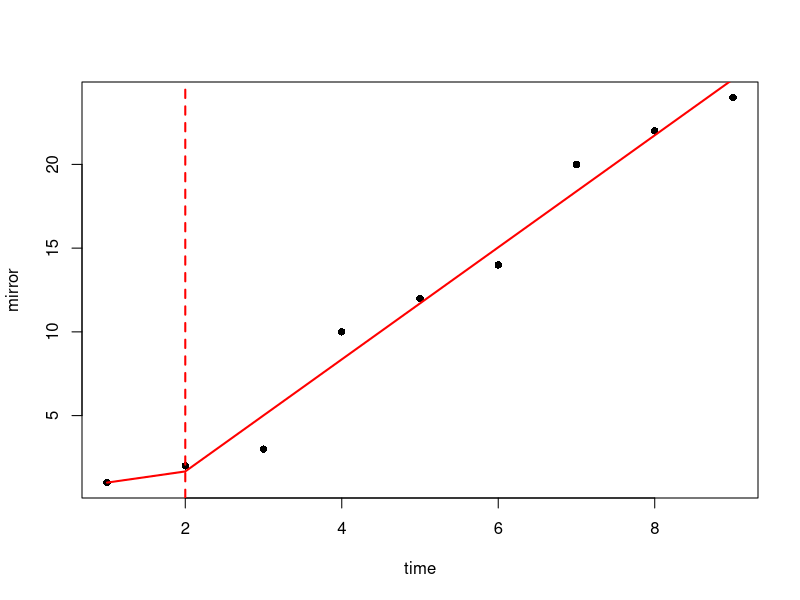

The R source for this figure: (Note: this script raises an error after producing the figure.)
find_slope_changepoint_with_plot <- function(y, doplot = TRUE) {
  tmax <- length(y)
  x <- 1:tmax
  best_cp <- NULL
  min_loss <- Inf
  best_coefs <- NULL
  
  for (cp in 2:(tmax - 1)) {
    # Construct design matrix based on the given model
    X <- cbind(1, (x - cp), (x > cp) * (x - cp))
    
    # Fit the model using least squares
    fit <- lm(y ~ X - 1)  # "-1" removes intercept as it's already in design matrix
    
    # Get the coefficients and ensure beta_L != beta_R
    coef_fit <- coef(fit)
    alpha_hat <- coef_fit[1]
    beta_L_hat <- coef_fit[2]
    beta_R_hat <- coef_fit[3] + beta_L_hat  # Adjust for slope change
    
    if (beta_L_hat != beta_R_hat) {
      # Calculate sum of squared residuals
      fitted_values <- alpha_hat + beta_L_hat * (x - cp) + (beta_R_hat - beta_L_hat) * (x - cp) * (x > cp)
      loss <- sum((y - fitted_values)^2)
      
      # Update best changepoint if this loss is the minimum
      if (loss < min_loss) {
        min_loss <- loss
        best_cp <- cp
        best_coefs <- c(alpha = alpha_hat, beta_L = beta_L_hat, beta_R = beta_R_hat)
      }
    }
  }
  
  best_coefs
  # Generate fitted values using the best coefficients
  if (!is.null(best_coefs)) {
    fitted_y <- best_coefs["alpha.X1"] + best_coefs["beta_L.X2"] * (x - best_cp) + 
      (best_coefs["beta_R.X3"] - best_coefs["beta_L.X2"]) * (x - best_cp) * (x > best_cp)
  } else {
    fitted_y <- rep(NA, tmax)  # Return NA values if no changepoint was found
  }
  
  # Plot the results if doplot is TRUE
  if (doplot && !is.null(best_cp)) {
    plot(x, y, pch = 16, col = "black", main = "", xlab = "time", ylab = "mirror")
    lines(x, fitted_y, col = "red", lwd = 2)
    abline(v = best_cp, col = "red", lwd = 2, lty = 2)
    abline(v = tstar, col = "black", lwd = 2, lty = 2)
    legend("topleft", legend = c("Data", "Fitted Line l2", "Estimated_CP l2"),
           col = c("black", "red", "red"), pch = c(16, NA, NA), lty = c(NA, 1, 2), lwd = 2)
  }
  
  # Return results
  return(list(changepoint = best_cp, coefficients = best_coefs , error = (best_cp- tstar)/tmax   ))
}

# Example usage with plotting
y <- c(1, 2, 3, 10, 12, 14, 20, 22, 24)
result_with_plot <- find_slope_changepoint_with_plot(y, doplot = TRUE)
print(result_with_plot)

# Example usage without plotting
result_without_plot <- find_slope_changepoint_with_plot(y, doplot = FALSE)
print(result_without_plot)


result_without_plot$changepoint


set.seed(2)
n = 200
p <- 0.3
q <- 0.4
nmc = 10

# Define the values of mm
mm <- c(40)

# Loop over each value of m in mm
for (i in 1:length(mm)) {
  tmax <- m <- mm[i]
  tstar <- tmax / 2
  delta <- (1-0.1)/tmax
  
  for (mc in 1:nmc) {
    df <- doSim_London(n, tmax, delta, p, q, tstar)
    
    # Compute square root of avg_edges
    sqrt_edges <- sqrt(unlist(df$avg_edges))
    
    # Compute distance matrices
    Dhat_W1 <- getD_W1(df$xhat)
    Dhat_W2 <- getD_W2(df$xhat)
    D_dMV  <- getD(df$xhat)
    
    # Perform MDS
    df.mds_W1 <- doMDS(Dhat_W1, doplot = FALSE)
    df.mds_W2 <- doMDS(Dhat_W2, doplot = FALSE)
    df.mds_dMV <- doMDS(D_dMV, doplot = F)
    
    # Calculate errors using l2
    error_avg_degree_l2 <- find_slope_changepoint_with_plot(sqrt_edges, doplot = F)$error
    error_W1_l2 <- find_slope_changepoint_with_plot(df.mds_W1$mds[,1], doplot = F)$error
    error_W2_l2 <- find_slope_changepoint_with_plot(df.mds_W2$mds[,1], doplot = F)$error
    error_dMV_l2 <- find_slope_changepoint_with_plot(df.mds_dMV$mds[,1], doplot = F)$error
    
    error_avg_degree <- linf_error(sqrt_edges)[1]
    error_W1 <- linf_error(df.mds_W1$mds[,1])[1]
    error_W2 <- linf_error(df.mds_W2$mds[,1])[1]
    error_dMV <- linf_error(df.mds_dMV$mds[,1])[1]
    
    if(abs(error_dMV_l2) - abs(error_dMV) < 0 ){
      print(c(error_dMV_l2 , error_dMV))
      find_slope_changepoint_with_plot(df.mds_dMV$mds[,1], doplot = T)
      ecp_l1 = linf_error(df.mds_dMV$mds[,1])[2]
      abline(v = ecp_l1, col='green' ,lwd = 2, lty = 2)
      
      res <- linf_cp(1:tmax, df.mds_dMV$mds[,1] , ecp_l1)
      t = 1:tmax
      y_fit = res[2] + res[3] * (t -  ecp_l1) + 
        (res[4] - res[3]) * (t -  ecp_l1) * (t >  ecp_l1)
      
      lines(1:tmax, y_fit, col = 'green' , lwd = 2)
      legend("bottomright", legend = c("Fitted Line linf", "Estimated_CP linf"),
             col = c( "green", "green"), lty = c( 1, 2), lwd = 2)
      break
    }
  }
}


example_df.mds_dMV_m_12 = df.mds_dMV$mds[,1]
example_df.mds_dMV_m_40 = df.mds_dMV$mds[,1]



par(mfrow = c(1,2))

a = find_slope_changepoint_with_plot(example_df.mds_dMV_m_12, doplot = T)
m = tmax = length(example_df.mds_dMV_m_12)
linf_error(example_df.mds_dMV_m_12)[2]
ecp_l1 <-  linf_error(example_df.mds_dMV_m_12)[2]
print(ecp_l1)
print(linf_error(example_df.mds_dMV_m_12)[2])
abline(v = ecp_l1, col='green' ,lwd = 2, lty = 2)
m = tmax = length(example_df.mds_dMV_m_12)

res <- linf_cp(1:tmax, example_df.mds_dMV_m_12 , ecp_l1)
t = 1:tmax
y_fit = res[2] + res[3] * (t -  ecp_l1) + 
  (res[4] - res[3]) * (t -  ecp_l1) * (t >  ecp_l1)

lines(1:tmax, y_fit, col = 'green' , lwd = 2)
legend("bottomright", legend = c("Fitted Line linf", "Estimated_CP linf"),
       col = c( "green", "green"), lty = c( 1, 2), lwd = 2)


find_slope_changepoint_with_plot(example_df.mds_dMV_m_40, doplot = T)
ecp_l1 = linf_error(example_df.mds_dMV_m_40)[2]
abline(v = ecp_l1, col='green' ,lwd = 2, lty = 2)
m = tmax = length(example_df.mds_dMV_m_40)

res <- linf_cp(1:tmax, example_df.mds_dMV_m_40 , ecp_l1)
t = 1:tmax
y_fit = res[2] + res[3] * (t -  ecp_l1) + 
  (res[4] - res[3]) * (t -  ecp_l1) * (t >  ecp_l1)

lines(1:tmax, y_fit, col = 'green' , lwd = 2)
legend("bottomright", legend = c("Fitted Line linf", "Estimated_CP linf"),
       col = c( "green", "green"), lty = c( 1, 2), lwd = 2)

